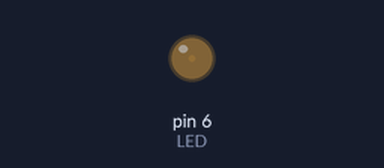
The sketch below on a simulated Arduino Uno, built with avr-gcc and run on an emulated ATmega328P. On the bench: output pins drawn as LEDs (lit = HIGH).

Above: at 0.05 s.
At 1.3 s:
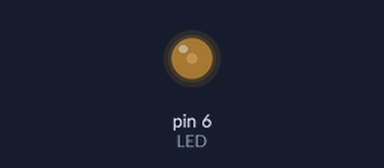
At 2.55 s:
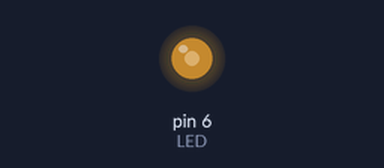
At 5.1 s:
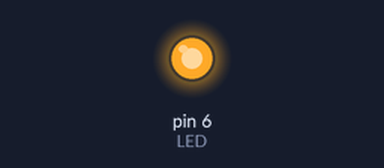
Timing chart, 0 to 6.7 s (numbered marks = the images above):
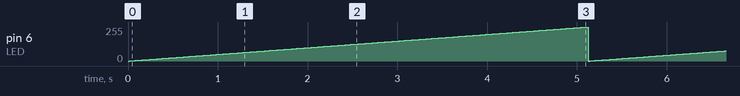

The sketch:

Basic-code.ino
```cpp
const int LED = 6;

void setup() {
  // put your setup code here, to run once:
  pinMode(LED, OUTPUT);
}

void loop() {
// put your main code here, to run repeatedly:
  for (int i=0;i<=255;i++) {
   analogWrite(LED, i);
   delay(20);
  }
}
```

Measured:
- by itself, pin 6 (LED): ramps from 0/255 to 255/255 and jumps back, once every 5.1 s
